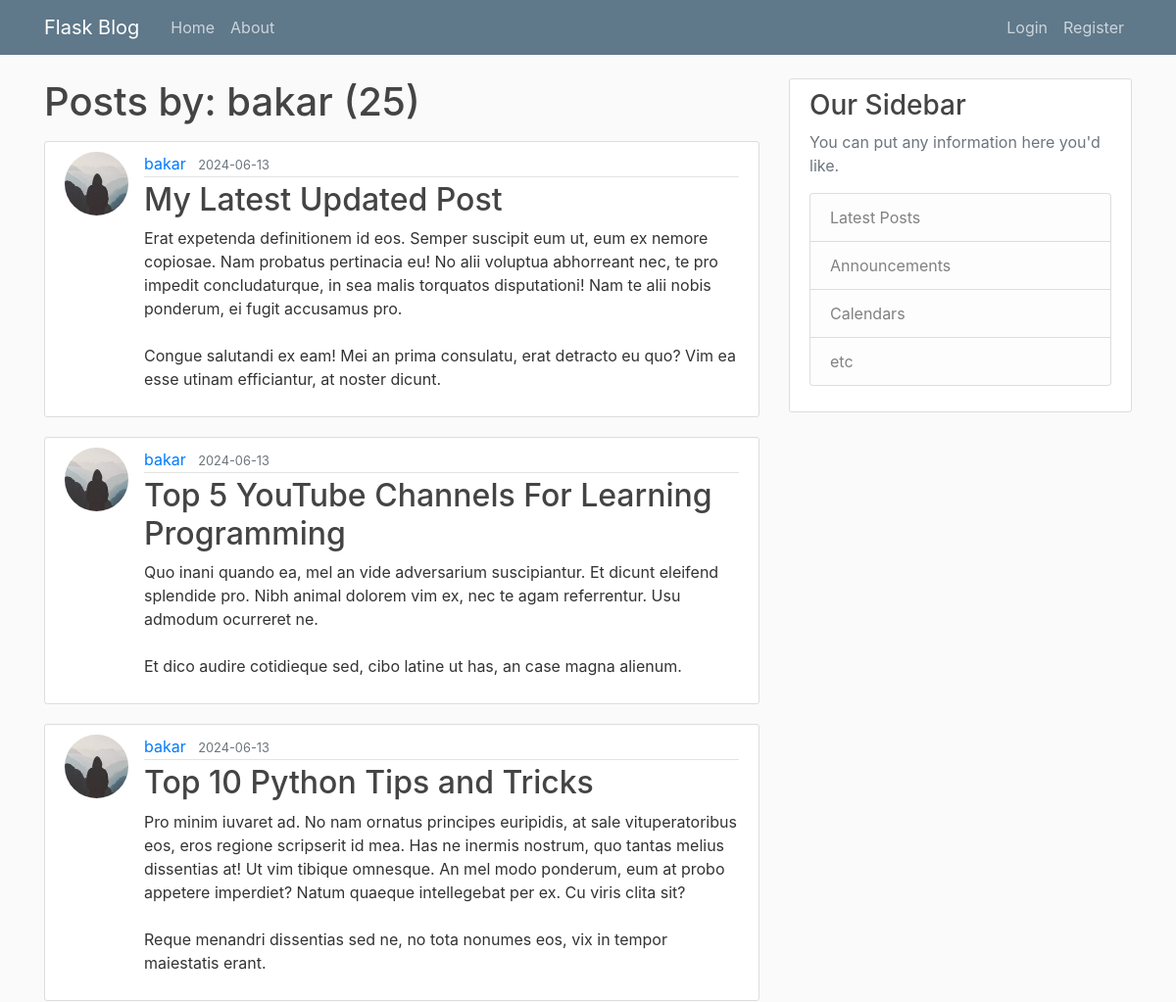
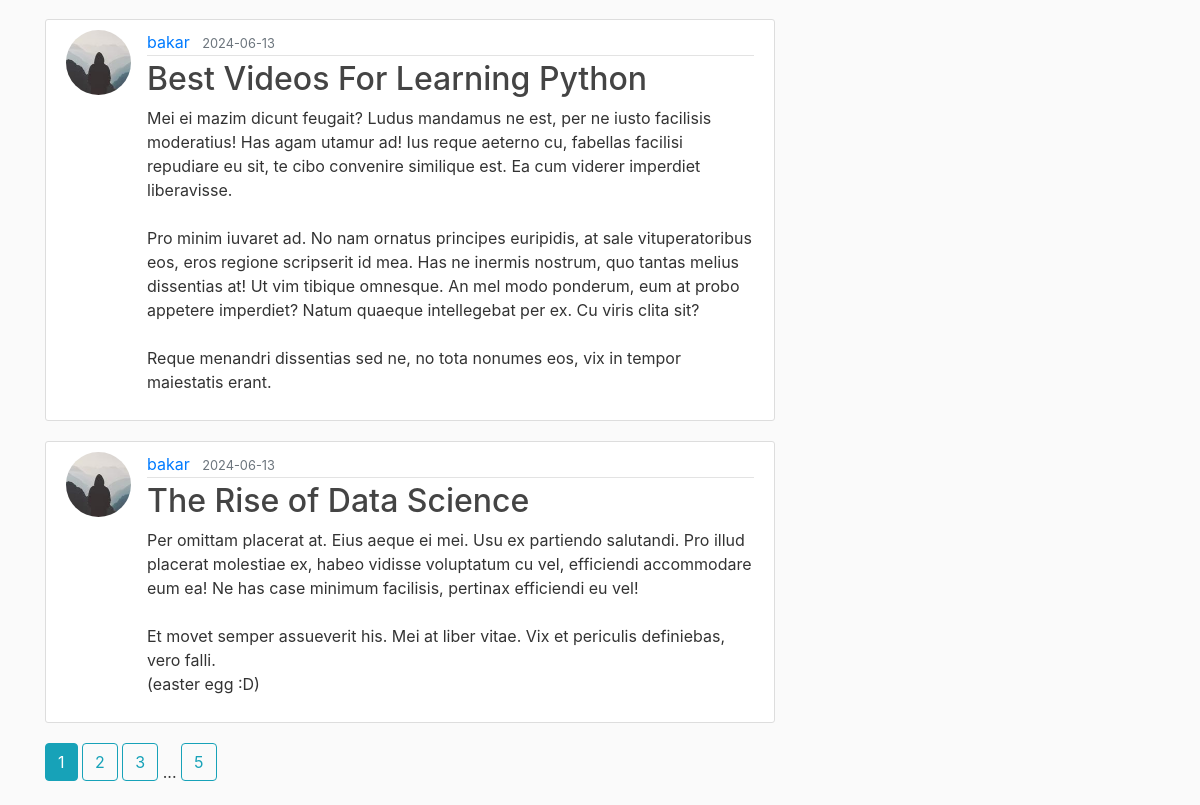
/user/bakar, run on the app's committed database (2 pictures, top to bottom).
### flaskblog/models.py (models this page shows, shortened)
class User(db.Model, UserMixin):
    id = db.Column(db.Integer, primary_key=True)
    username = db.Column(db.String(20), unique=True, nullable=False)
    email = db.Column(db.String(120), unique=True, nullable=False)
    image_file = db.Column(db.String(20), nullable=False, default='default.jpg')
    password = db.Column(db.String(60), nullable=False)
    posts = db.relationship('Post', backref='author', lazy=True)

class Post(db.Model):
    id = db.Column(db.Integer, primary_key = True)
    title = db.Column(db.String(100), nullable=False)
    date_posted = db.Column(db.DateTime, nullable=False, default=datetime.now)
    content = db.Column(db.Text, nullable=False)
    author_id = db.Column(db.Integer, db.ForeignKey('user.id'), nullable=False)

### flaskblog/users/routes.py (the view)
@users.route("/user/<string:username>")
def user_posts(username):
    page = request.args.get('page', 1, type=int)
    user = User.query.filter_by(username=username).first_or_404()
    posts = Post.query.filter_by(author=user).order_by(Post.date_posted.desc()).paginate(per_page=5, page=page)
    return render_template('user_posts.html', posts=posts, user=user)

### flaskblog/templates/user_posts.html
{% extends "layout.html" %}
{% block content %}
    <h1 class="mb-3">Posts by: {{ user.username }} ({{posts.total}})</h1>
    {% for post in posts.items %}
        <article class="media content-section">
          <img class="rounded-circle article-img" src="{{ url_for('static', filename='profile_pics/' + post.author.image_file)}}">
          <div class="media-body">
            <div class="article-metadata">
              <a class="mr-2" href="{{url_for('users.user_posts', username=post.author.username)}}">{{ post.author.username }}</a>
              <small class="text-muted">{{ post.date_posted.strftime('%Y-%m-%d') }}</small>
            </div>
            <h2><a class="article-title" href="{{ url_for('posts.post', post_id=post.id)}}">{{ post.title }}</a></h2>
            <p class="article-content">{{ post.content }}</p>
          </div>
        </article>
    {% endfor %}
    {% for page_num in posts.iter_pages(left_edge=1, right_edge=1, left_current=1, right_current=2) %}
        {% if page_num %}
          {% if posts.page == page_num %}
            <a href="{{url_for('users.user_posts', username=user.username, page=page_num)}}" class="btn btn-info mb-4">{{page_num}}</a>
          {% else %}
          <a href="{{url_for('users.user_posts', username=user.username, page=page_num)}}" class="btn btn-outline-info mb-4">{{page_num}}</a>
          {% endif %}
        {% else %}
        ...
        {% endif%}
    {% endfor %}
{% endblock content %}

### flaskblog/static/css/main.css (style rules this page uses)
body { background: #fafafa; color: #333333; margin-top: 5rem; }
h1, h2, h3, h4, h5, h6 { color: #444444; }
.content-section { background: #ffffff; padding: 10px 20px; border: 1px solid #dddddd; border-radius: 3px; margin-bottom: 20px; }
.article-title { color: #444444; }
.article-content { white-space: pre-line; }
.article-img { height: 65px; width: 65px; margin-right: 16px; }
.article-metadata { padding-bottom: 1px; margin-bottom: 4px; border-bottom: 1px solid #e3e3e3 }

### data on the page
User: username "bakar"
Post: image_file (picture), author.username "bakar", date_posted "2024-06-13", title "My Latest Updated Post", content "Erat expetenda definitionem id eos. Semper suscipit eum ut, eum ex nemore copiosae. Nam probatus pertinacia eu! No alii voluptua abhorreant nec, te pro impedit concludaturque, in sea malis torquatos disputationi! Nam te alii nobis ponderum, ei fugit accusamus pro. Congue salutandi ex eam! Mei an prima consulatu, erat detracto eu quo? Vim ea esse utinam efficiantur, at noster dicunt."
Post: image_file (picture), author.username "bakar", date_posted "2024-06-13", title "Top 5 YouTube Channels For Learning Programming", content "Quo inani quando ea, mel an vide adversarium suscipiantur. Et dicunt eleifend splendide pro. Nibh animal dolorem vim ex, nec te agam referrentur. Usu admodum ocurreret ne. Et dico audire cotidieque sed, cibo latine ut has, an case magna alienum."
Post: image_file (picture), author.username "bakar", date_posted "2024-06-13", title "Top 10 Python Tips and Tricks", content "Pro minim iuvaret ad. No nam ornatus principes euripidis, at sale vituperatoribus eos, eros regione scripserit id mea. Has ne inermis nostrum, quo tantas melius dissentias at! Ut vim tibique omnesque. An mel modo ponderum, eum at probo appetere imperdiet? Natum quaeque intellegebat per ex. Cu viris clita sit? Reque menandri dissentias sed ne, no tota nonumes eos, vix in tempor maiestatis erant."
Post: image_file (picture), author.username "bakar", date_posted "2024-06-13", title "Best Videos For Learning Python", content "Mei ei mazim dicunt feugait? Ludus mandamus ne est, per ne iusto facilisis moderatius! Has agam utamur ad! Ius reque aeterno cu, fabellas facilisi repudiare eu sit, te cibo convenire similique est. Ea cum viderer imperdiet liberavisse. Pro minim iuvaret ad. No nam ornatus principes euripidis, at sale vituperatoribus eos, eros regione scripserit id mea. Has ne inermis nostrum, quo tantas melius dissentias at! Ut vim tibique omnesque. An mel modo ponderum, eum at probo appetere imperdiet? Natum quaeque intellegebat per ex. Cu viris clita sit? Reque menandri dissentias sed ne, no tota nonumes eos, vix in tempor maiestatis erant."
Post: image_file (picture), author.username "bakar", date_posted "2024-06-13", title "The Rise of Data Science", content "Per omittam placerat at. Eius aeque ei mei. Usu ex partiendo salutandi. Pro illud placerat molestiae ex, habeo vidisse voluptatum cu vel, efficiendi accommodare eum ea! Ne has case minimum facilisis, pertinax efficiendi eu vel! Et movet semper assueverit his. Mei at liber vitae. Vix et periculis definiebas, vero falli. (easter egg :D)"

### other printed values
{{ posts.total }} "25"
{{ page_num }} "1"
{{ page_num }} "2" "3" "5"
